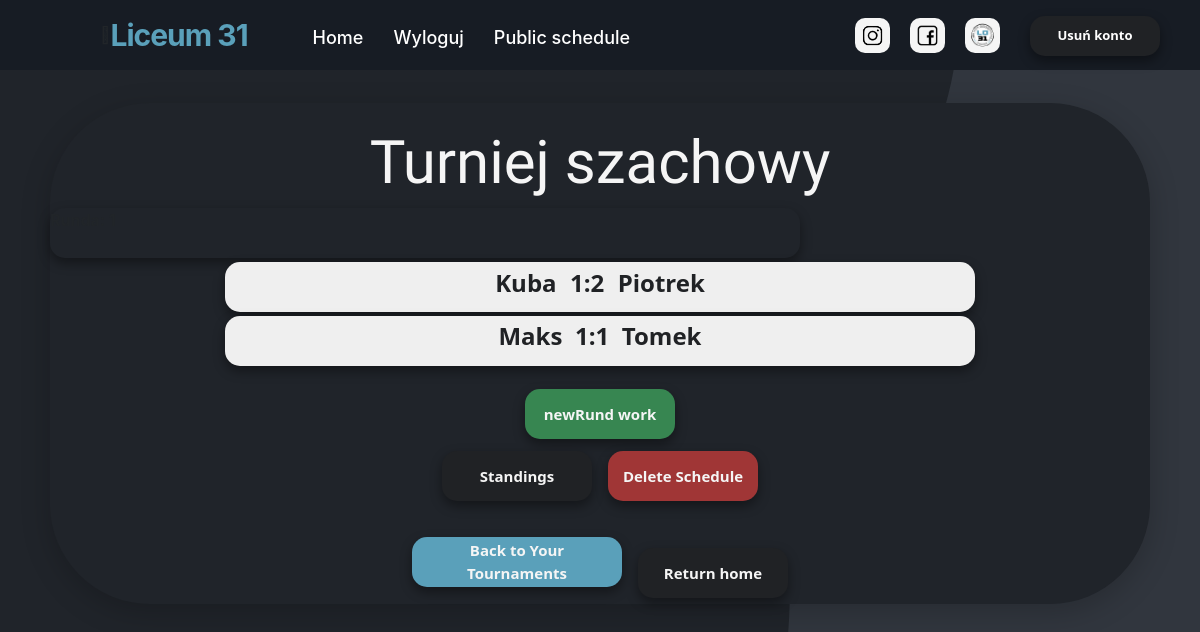
/schedule (signed in), run on the app's committed database.
### website/models.py (models this page shows)
class Tournament(db.Model):
    id = db.Column(db.Integer,primary_key=True)
    user_id = db.Column(db.Integer,db.ForeignKey('user.id'))
    name = db.Column(db.String(150))
    date = db.Column(db.Date)
    location = db.Column(db.String(150))
    discipline = db.Column(db.String(150))
    type = db.Column(db.String(150))
    status = db.Column(db.String(150), default="upcoming")
    is_public = db.Column(db.Boolean(),default=False)
    current_round_number = db.Column(db.Integer(),default=0)
    edited_dual_id = db.Column(db.Integer())
    rounds = db.relationship('Round')
    duals = db.relationship('Dual')
    opponents = db.relationship('Opponent')
    standings = db.relationship('Standing')

class Dual(db.Model):
    id = db.Column(db.Integer,primary_key=True)
    tournament_id = db.Column(db.Integer,db.ForeignKey('tournament.id'))
    round_id = db.Column(db.Integer,db.ForeignKey('round.id'))
    opponent1_id = db.Column(db.Integer,db.ForeignKey('opponent.id'))
    opponent2_id = db.Column(db.Integer,db.ForeignKey('opponent.id'))
    opponent_1 = db.relationship('Opponent', foreign_keys=[opponent1_id])
    opponent_2 = db.relationship('Opponent', foreign_keys=[opponent2_id])
    score_1 = db.Column(db.Integer)
    score_2 = db.Column(db.Integer)
    date = db.Column(db.DateTime)
    round_number = db.Column(db.Integer)

class Opponent(db.Model):
    id = db.Column(db.Integer,primary_key=True)
    tournament_id = db.Column(db.Integer,db.ForeignKey('tournament.id'))
    standing = db.relationship('Standing')
    name = db.Column(db.String(100000))

### website/views.py (the view)
@views.route('/schedule')
@login_required
def schedule():
    tournamentDTO = TournamentController()
    tournamentDTO.Load(current_user.current_tournament_id)
    return render_template("schedule.html", user=current_user, tournament=tournamentDTO.tournament)

### website/Classes.py (called while the page is built)
    def Load(self, id):
        self.tournament = Tournament.query.get(id)

### website/__init__.py (called while the page is built)
def create_app():
    app = Flask(__name__)
    app.config['SECRET_KEY'] = 'kjabwdlajbal'
    app.config['SQLALCHEMY_DATABASE_URI'] = f'sqlite:///{DB_NAME}'
    db.init_app(app)  # inicjowanie bazy danych dla aplikacji
    from .views import views
    from .auth import auth
    app.register_blueprint(views, url_prefix='/')
    app.register_blueprint(auth, url_prefix='/')
    from .models import User
    create_datebase(app)
    login_manager = LoginManager()
    login_manager.login_view = 'auth.login'
    login_manager.init_app(app)
    @login_manager.user_loader
    def load_user(id):
        return User.query.get(int(id))
    return app

### website/templates/schedule.html (shortened to what this page needs)
{% extends "base.html" %} {% block title %}Schedule{% endblock %} {% block content %}
<section class="schedule_box_container container_schedule">
  <br />
  <h3 align="center">{{tournament.name}}</h3>
  <ol class="list-group list-group-flush" id="pary">
    {% for round in tournament.rounds %}
    {% if round.number <= tournament.current_round_number %}
    <div class="btn-danger_nav_list_group" >Runda: {{round.number}}</div>
    {% for dual in round.duals %}
    <ol class="list-group list-group-flush" id="pary">
      <div align="center">
          <ol class="badge">
            <button
              class="btn-danger_nav_list_group"
              onClick="showDual({{dual.id}})"
            >
              <div align="left" style="display: inline-block">
                <h4>
                {{dual.opponent_1.name}}
                <br />
              </h4>
              </div>
              <div style="display: inline-block">
                {% if dual.score_1 is none or dual.score_1 is none %}
                <h4> - </h4>
                {% else %}
                <h4>{{dual.score_1}}:{{dual.score_2}}</h4>
                {% endif %}
              </div>
              <div align="right" style="display: inline-block">
                <h4> {{dual.opponent_2.name}}
                <br />
                </h4>
              </div>
            </button>
            {% endfor %}
          </ol>
      </div>
      <br />
    </ol>
  </ol>
  {% endif %}
  {% endfor %}
  {% if tournament.current_round_number == 0 or tournament.current_round_number < (tournament.rounds)|length %}
  <div align="center">
  <a href="/generate-new-round">
    <button
      style="background-color: rgb(55, 134, 81)"
      type="button"
      class="btn-danger_nav_schedule"
    >
      newRund work
    </button>
  </a>
</div>
  {% endif %}
  <div align="center">
    <a href="/standings">
      <button type="button" class="btn-danger_nav_schedule">Standings</button>
    </a>
    <a href="delete-tournament">
      <button
        style="background-color: #a03636"
        class="btn-danger_nav_schedule"
        onClick="deleteTournament({{tournament.id}})"
      >
        <div>Delete Schedule</div>
      </button>
        </a>
        <br /><br />
        <a href="/tournaments ">
            <button style="width: 210px; background-color: #5aa0ba " type="button " class="btn-danger_nav_schedule ">
        Back to Your Tournaments
      </button>
        </a>
        <a href="/ ">
            <button type="button " class="btn-danger_nav_schedule ">Return home</button>
        </a>
    </div>
</section>
{% endblock %}

### website/static/style.css (style rules this page uses)
body { background-image: url("../static/bgp.png"); scroll-behavior: smooth; overflow: overlay; background-repeat: no-repeat; background-attachment: fixed }
.list-group { display: flex; flex-direction: column; padding-left: 0; margin-bottom: 0; font-weight: 700; }
h3 { color: whitesmoke; font-family: 'Stick No Bills', sans-serif; font-size: 60px; }
.schedule_box_container { background-color: #20242A; height: 250px; width: 700px; box-shadow: 0 8px 30px 0 rgba(0, 0, 0, 0.2); border-radius: 100px; }
.container_schedule { width: 1100px; height: auto; margin: 0 auto; margin-top: 3%; }
a { color: #fff; font-size: 15px; font-weight: 500; text-decoration: none; }
h4 { font-family: "Segoe UI", Tahoma, Geneva, Verdana, sans-serif; }
.btn-danger_nav_list_group { border: 0; width: 750px; height: 50px; border-radius: 15px; outline: none; box-shadow: 0px 5px 12px rgba(0, 0, 0, 0.4); transition: 0.5s; backface-visibility: hidden; margin-top: 1px; }
.btn-danger_nav_list_group h4 { color: #202225; font-family: "Segoe UI", Tahoma, Geneva, Verdana, sans-serif; font-weight: bold; padding: 5px; }
.btn-danger_nav_schedule { background-color: #202225; border: 0; width: 150px; height: 50px; border-radius: 15px; font-family: "Segoe UI", Tahoma, Geneva, Verdana, sans-serif; color: whitesmoke; font-size: 15px; font-weight: bold; outline: none; box-shadow: 0px 5px 12px rgba(0, 0, 0, 0.4); transition: 0.5s; backface-visibility: hidden; margin-top: 20px; margin: 6px; }

### data on the page
Tournament: name "Turniej szachowy"
Dual: opponent_1.name "Kuba", score_1 "1", score_2 "2", opponent_2.name "Piotrek"
Dual: opponent_1.name "Maks", score_1 "1", score_2 "1", opponent_2.name "Tomek"
